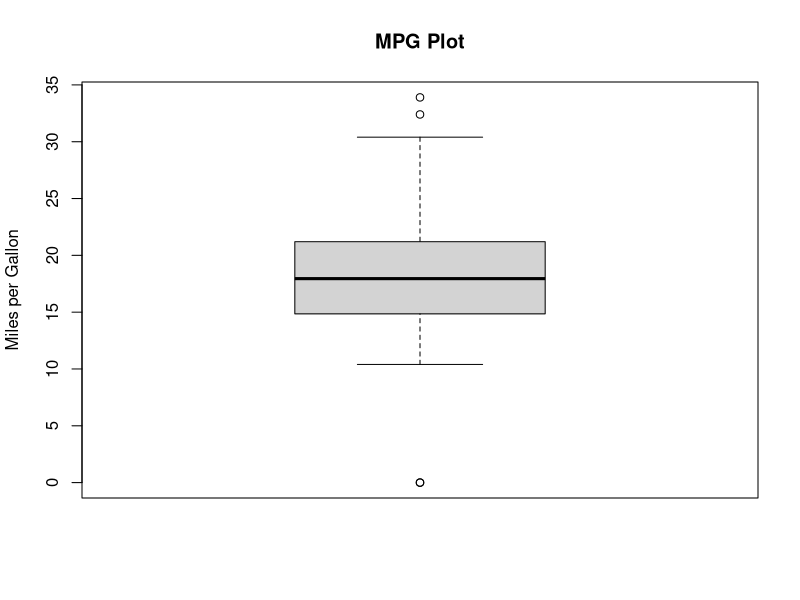
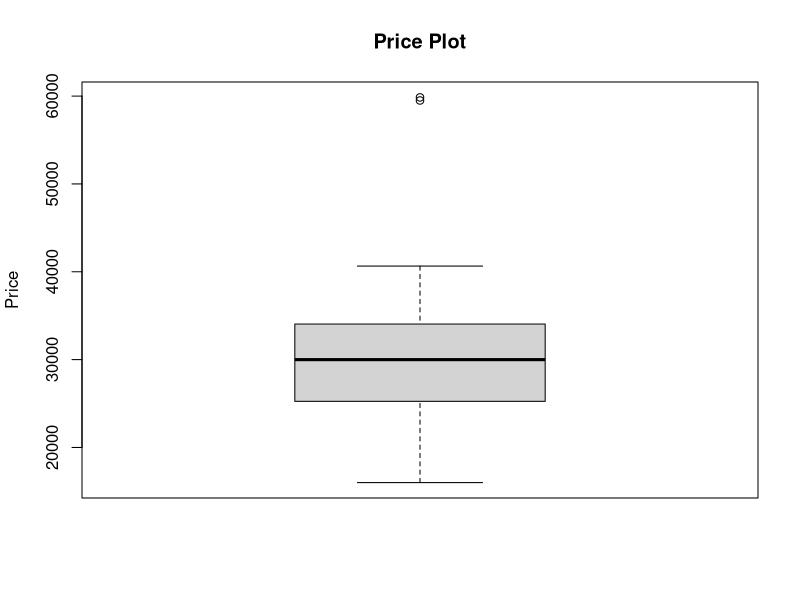

Here is the R script that generated these plots, in order: (Note: this script raises an error after producing the figures.)
# Load necessary libraries
library(VIM)  # For kNN imputation

# Load the dataset
data <- read.csv("cgh_cars.csv", header = TRUE)
show(data)

# Inspect the data structure
head(data)
str(data)
summary(data)

# Check for missing values in the dataset
colSums(is.na(data))

# Checking for outliers in the 'mpg' column
boxplot(data$mpg, main="MPG Plot", ylab="Miles per Gallon")

# Checking for outliers in the 'price' column
boxplot(data$price, main="Price Plot", ylab="Price")

# Impute missing values in 'mpg' and 'price' using the median
data$mpg[is.na(data$mpg)] <- median(data$mpg, na.rm = TRUE)
data$price[is.na(data$price)] <- median(data$price, na.rm = TRUE)

# Convert negative 'cyl' values to NA for imputation
data$cyl[data$cyl < 0] <- NA

# Impute remaining missing values using kNN
data <- kNN(data, variable = c("cyl", "mpg", "price"), k = 5)

# Remove columns automatically added by kNN
data <- subset(data, select = -c(ends_with("_imp")))

# Double-check for any remaining missing values
colSums(is.na(data))

# Checking for duplicated rows
duplicates <- data[duplicated(data), ]
print(duplicates)

# Exploring categorical columns with bar plots
barplot(table(data$brand), main="Car Brands", col="blue", ylab="Frequency", las=2)
barplot(table(data$type), main="Car Type", col="purple", ylab="Frequency", las=2)
barplot(table(data$style), main="Car Style", col="orange", ylab="Frequency", las=2)

# Checking numerical columns for negative or zero values where not allowed
columns_to_check <- c("mpg", "cyl", "disp", "wt", "gear", "carb", "price")

# Function to check for negative values
check_neg_values <- function(column) {
  negative_values <- data[[column]] < 0
  sum(negative_values)
}

# Function to check for zero values
check_zero_values <- function(column) {
  zero_values <- data[[column]] == 0
  sum(zero_values)
}

# Check for negative and zero values in each column
for (column in columns_to_check) {
  cat("Number of negative values in", column, ":", check_neg_values(column), "\n")
  cat("Number of zero values in", column, ":", check_zero_values(column), "\n")
}

# Corrected numerical columns
num_columns <- c("mpg", "disp", "wt", "price")

# Standardization of numerical columns
data_standardized <- data
data_standardized[num_columns] <- scale(data[num_columns])

# Check the standardized data
summary(data_standardized)

# Final check for missing values in the standardized data
colSums(is.na(data_standardized))

# Show the final standardized dataset
head(data_standardized)
